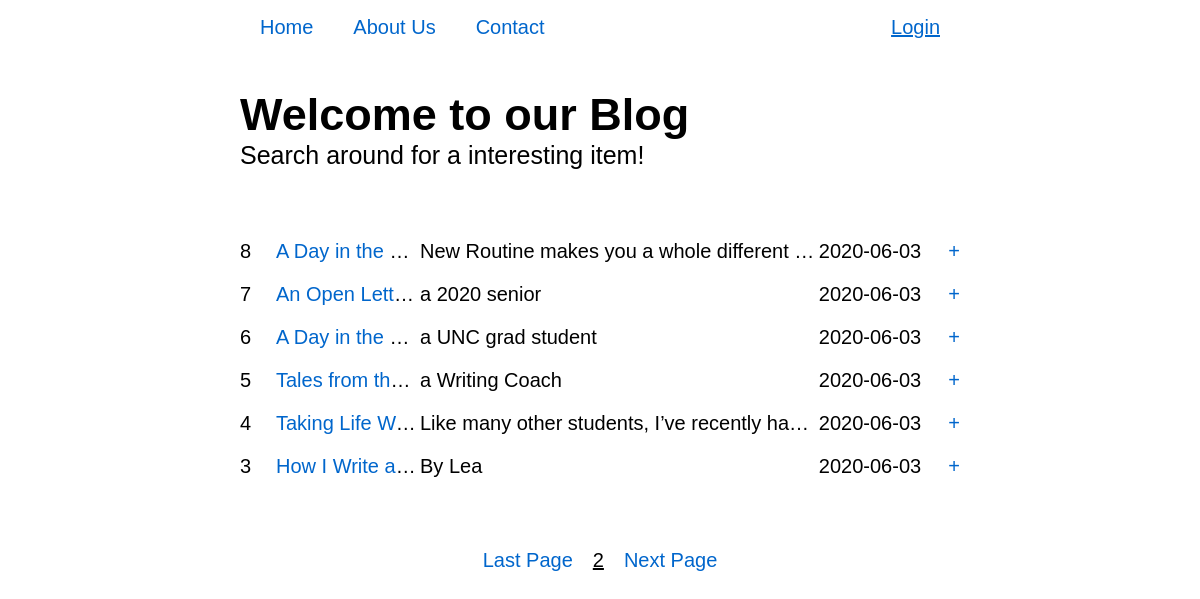
Screenshot of /?page=2 with the database file from the repository.
### tables this page shows
CREATE TABLE `posts` (
  `postId` int(11) NOT NULL,
  `title` varchar(50) NOT NULL,
  `description` tinytext NOT NULL,
  `content` text NOT NULL,
  `date` timestamp NOT NULL DEFAULT current_timestamp(),
  `userId` int(11) NOT NULL,
  `deleted` tinyint(1) DEFAULT 0
);

### App/controllers/Controller.php (called while the page is built, shortened)
<?php
class Controller
{
    private $data = [];
    public function assign($variable, $value) {
        $this->data[$variable] = $value;
    }
    public function view($fileName)
    {
        $data = $this->data;
        extract($data);
        return require "App/views/{$fileName}.view.php";
    }
}

### App/controllers/PagesController.php (called while the page is built, shortened)
<?php
class PagesController extends Controller
{
    private $pagination;
    public function __construct()
    {
        $this->pagination = new PaginationController();
    }
    public function getHome()
    {
        $total_posts_per_page = count(App::get('database')->fetchAll());
        $this->assign('paginate_result',
            $this->pagination->paginate($total_posts_per_page)
        );
        $this->view('home');
    }
}

### core/Router.php (called while the page is built, shortened)
<?php
class Router
{
    public $routes = [
        'GET' => [],
        'POST' => []
    ];
    public function get($uri, $controller) {
        $this->routes['GET'][$uri] = $controller;
    }
    public function post($uri, $controller) {
        $this->routes['POST'][$uri] = $controller;
    }
    public function direct($uri, $requestType)
    {
        if (array_key_exists($uri, $this->routes[$requestType])) {
            return $this->callMethod(
                ...explode('@', $this->routes[$requestType][$uri])
            );
        }
        throw new Exception('No route defined --> ' . $uri . ' <-- ');
    }
    protected function callMethod($controller, $method)
    {
        $controller = new $controller;
        return $controller->$method();
    }
}

### index.php (called while the page is built, shortened)
<?php
Router::load('App/routes.php')
    ->direct(Request::uri(), Request::method());

### core/database/QueryBuilder.php (called while the page is built, shortened)
<?php
class QueryBuilder
{
    protected $pdo;
    private $statement;
    public function __construct($pdo)
    {
        $this->pdo = $pdo;
    }
    public function createQuery($query)
    {
        $this->statement = $this->pdo->prepare($query);
    }
    public function selectAllWhere($table, $where)
    {
        $symbol = ' = ';
        $sql = sprintf(
            "SELECT * FROM %s WHERE %s",
            $table,
            implode(' AND ', array_map(
                    function($k, $v) use($symbol) {
                        return $k . $symbol . "'" . $v . "'";
                    },
                    array_keys($where),
                    array_values($where)
                )
            )
        );
        try {
            $this->statement = $this->pdo->prepare($sql);
        } catch (Exception $e) {
            die('Woops, Something went wrong<br>');
        }
    }
    public function fetchAll($where = []) {
        $this->statement->execute($where);
        return $this->statement->fetchAll(PDO::FETCH_CLASS);
    }
}

### App/controllers/PaginationController.php (called while the page is built, shortened)
<?php
class PaginationController
{
    public function paginate($number_of_result, $where = false)
    {
        $posts_per_page = 6;
        $number_of_pages = ceil($number_of_result / $posts_per_page);
        if (empty($_GET['page'])) {
            $page_number = 1;
        } else {
            $page_number = $this->getPageNumber($_GET['page'], $number_of_pages);
        }
        $starting_page_number = ($page_number - 1) * $posts_per_page;
        if ($where) {
            $posts = $this->getAmountOfPostsById($starting_page_number, $posts_per_page);
        } else {
            $posts = $this->getAmountOfPosts($starting_page_number, $posts_per_page);
        }
        return ['post' => $posts, 'page_number' => $page_number, 'number_of_pages' => $number_of_pages];
    }
    private function getAmountOfPosts($starting_page_number, $posts_per_page)
    {
        App::get('database')->createQuery(
            "SELECT *
            FROM posts
            WHERE deleted = '0'
            ORDER BY date DESC
            LIMIT {$starting_page_number}, {$posts_per_page}"
        );
        return App::get('database')->fetchAll();
    }
    private function getPageNumber($getPage, $number_of_pages)
    {
        $pageNumber = $getPage;
        return $pageNumber;
    }
}

### core/App.php (called while the page is built, shortened)
<?php
class App
{
    protected static $data = [];
    public static function bind($key, $value)
    {
        static::$data[$key] = $value;
    }
    public static function get($key)
    {
        return static::$data[$key];
    }
}

### App/views/home.view.php (the view)
<?php include 'partials/head.php'; ?>
<?php include 'partials/navbar.php'; ?>
    <div class="header-title">
        <h1>Welcome to our Blog</h1>
        <h4>Search around for a interesting item!</h4>
    </div>
    <section class="blog">
        <?php foreach ($data['paginate_result']['post'] as $post) : ?>
            <ul id="post<?= $post->postId ?>">
                <li class="number"><?= $post->postId ?></li>
                <li class="title"><a href="moreInfo?about=<?= $post->postId; ?>"><?= $post->title ?></a></li>
                <li class="description"><?= $post->description ?></li>
                <li class="date"><?= date('Y-m-d', strtotime($post->date)); ?></li>
                <a class="info" href="moreInfo?about=<?= $post->postId; ?>">+</a>
            </ul>
        <?php endforeach; ?>
    </section>
    <section class="pagination">
        <div class="pagination-options">
            <?php if ($data['paginate_result']['page_number'] <= 1) : ?>
                <a class="hide" href="/?page=<?= $data['paginate_result']['page_number'] - 1; ?>">Last Page</a>
            <?php else : ?>
                <a href="/?page=<?= $data['paginate_result']['page_number'] - 1; ?>">Last Page</a>
            <?php endif ?>
                <p><?= $data['paginate_result']['page_number'] ?></p>
            <?php if ($data['paginate_result']['page_number'] >= $data['paginate_result']['number_of_pages']) : ?>
                <a class='hide' href="/?page=<?= $data['paginate_result']['page_number'] + 1; ?>">Next Page</a>
            <?php else : ?>
                <a href="/?page=<?= $data['paginate_result']['page_number'] + 1; ?>">Next Page</a>
            <?php endif ?>
        </div>
    </section>
<?php include 'partials/footer.php'; ?>

### public/css/standard.css (style rules this page uses)
body { margin: 0; padding: 0 20%; font-family: 'Work Sans', sans-serif; }
p, a { font-size: 20px; }
a { text-decoration: none; color: #06c; }
.header-title { width: 100%; margin-bottom: 50px; }
.header-title h1 { font-size: 45px; margin: 0; }
.header-title h4 { margin: 0; font-weight: normal; font-size: 25px; }

### public/css/home.css (style rules this page uses)
.number { width: 5%; }
.title { width: 20%; }
.description { width: 55%; }
.date { width: 15%; text-align: center; }
.info { width: 5%; text-align: right; }
.blog { min-height: 278px; margin-top: 50px; font-size: 20px; overflow: hidden; }
.blog ul { display: flex; padding: 0; }
.blog ul li { list-style: none; white-space: nowrap; overflow: hidden; text-overflow: ellipsis; }
.pagination { margin-top: 50px; width: 100%; display: inline-flex; height: 25px; }
.pagination-options { display: flex; margin: auto; }
.pagination-options p { text-decoration: underline; }
.pagination-options a, .pagination-options p { margin: 0 10px; }

### rows the page displays
posts: postId "8", title "A Day in the…", description "New Routine makes you a whole different…", date "2020-06-03"
posts: postId "7", title "An Open Lett…", description "a 2020 senior", date "2020-06-03"
posts: postId "6", title "A Day in the…", description "a UNC grad student", date "2020-06-03"
posts: postId "5", title "Tales from th…", description "a Writing Coach", date "2020-06-03"
posts: postId "4", title "Taking Life W…", description "Like many other students, I’ve recently ha…", date "2020-06-03"
posts: postId "3", title "How I Write a…", description "By Lea", date "2020-06-03"

### other values shown
$data['paginate_result']['page_number'] "2"
